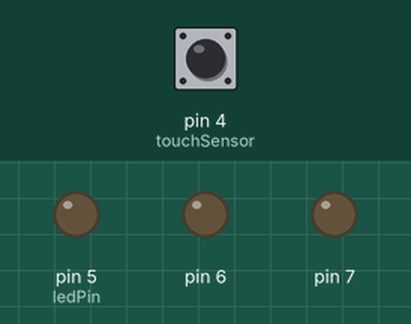
Simulated run of this sketch. Board: Arduino Uno, built with avr-gcc and run on an emulated ATmega328P. On the bench: output pins drawn as LEDs (lit = HIGH). Dashed ring = blinking. The test bench sets the inputs (shaded band); at power-on: pin 4 (touchSensor) LOW. What the sketch prints to the serial monitor is not drawn.

Above: at 1.2 s.
1.3 s: pin 4 (touchSensor) driven HIGH
At 2.0 s:
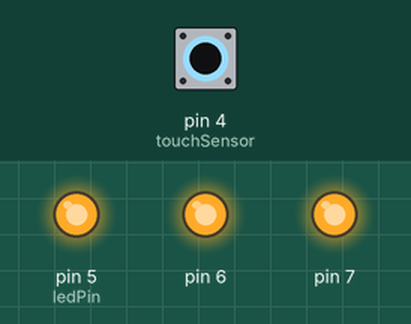
2.8 s: pin 4 (touchSensor) pulsed LOW 5 times (0.12 s each, 0.3 s apart)
At 3.37 s:
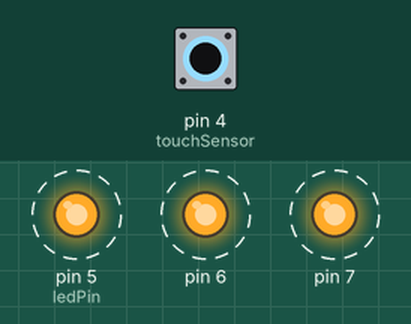
Timing chart, 0 to 5.8 s (numbered marks = the images above; inputs shaded):
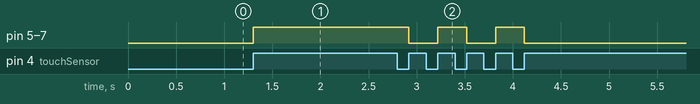

The sketch:

quiz_06_touchLightMsg_3_3LED.ino
```cpp
#define ledPin 5
int ledState = LOW;     // LOW == 0
int touchPrevious = 0;  // false == 0

void setup() {
  pinMode(4,INPUT);  // touchSensor
  pinMode(ledPin,OUTPUT); // RredLED
  pinMode(ledPin+1,OUTPUT); // GreenLED
  pinMode(ledPin+2,OUTPUT); // BlueLED
  Serial.begin(9600);
}

void loop() {
  int touchCurrent = digitalRead(4);
  //Serial.println(touchCurrent);
  if(touchPrevious == 0 and touchCurrent == 1) {
    // ledState 판단하여 HIGH면 LOW, LOW면 HIGH로 변경
   ledState = !ledState;
   Serial.println(ledState? "현재 LED 상태 : on": "현재 LED 상태 : off");
  }

  digitalWrite(ledPin,ledState);
  digitalWrite(ledPin+1,ledState);
  digitalWrite(ledPin+2,ledState);
  touchPrevious = touchCurrent;
}
```

Measured:
- after the input at 1.3 s, pin 5 (ledPin), pin 6, pin 7: LOW → HIGH at once
- after the input at 2.8 s, pin 5 (ledPin), pin 6, pin 7: alternates HIGH for 0.30 s and LOW for 0.30 s, 5 changes in all, then stays LOW, starting after 0.12 s
